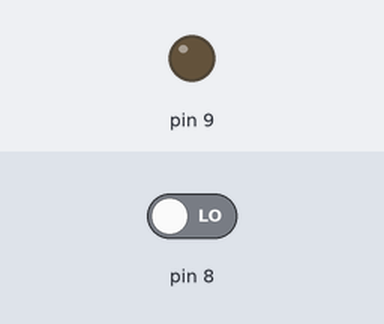
The sketch below on a simulated Arduino Uno, built with avr-gcc and run on an emulated ATmega328P. On the bench: output pins drawn as LEDs (lit = HIGH). The test bench sets the inputs (shaded band); at power-on: pin 8 LOW. What the sketch prints to the serial monitor is not drawn.

Above: at 1.2 s.
1.3 s: pin 8 driven HIGH
At 1.7 s:
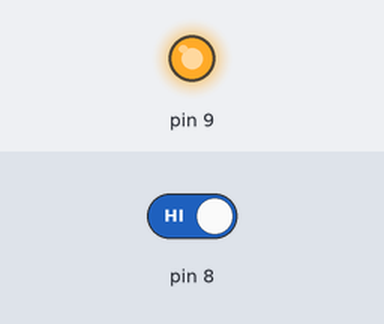
2.8 s: pin 8 driven LOW
At 3.9 s:
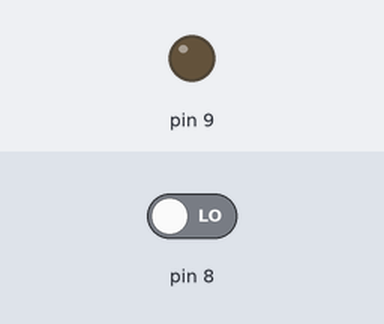
Timing chart, 0 to 5.8 s (numbered marks = the images above; inputs shaded):
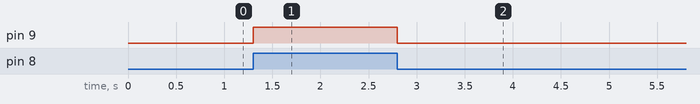

The sketch:

FireAlarm.ino
```cpp
void setup() {
  Serial.begin(19200);
  pinMode(8, INPUT);
  pinMode(9, OUTPUT);
}

void loop() {
  for (int count = 0; count < 10; count++) {
    if (HIGH == digitalRead(8)) {
      digitalWrite(9, HIGH);
      Serial.println(true);
    } else {
      digitalWrite(9, LOW);
      Serial.println(false);
    }
  }

}
```

Measured:
- after the input at 1.3 s, pin 9: LOW → HIGH at once
- after the input at 2.8 s, pin 9: HIGH → LOW at once
